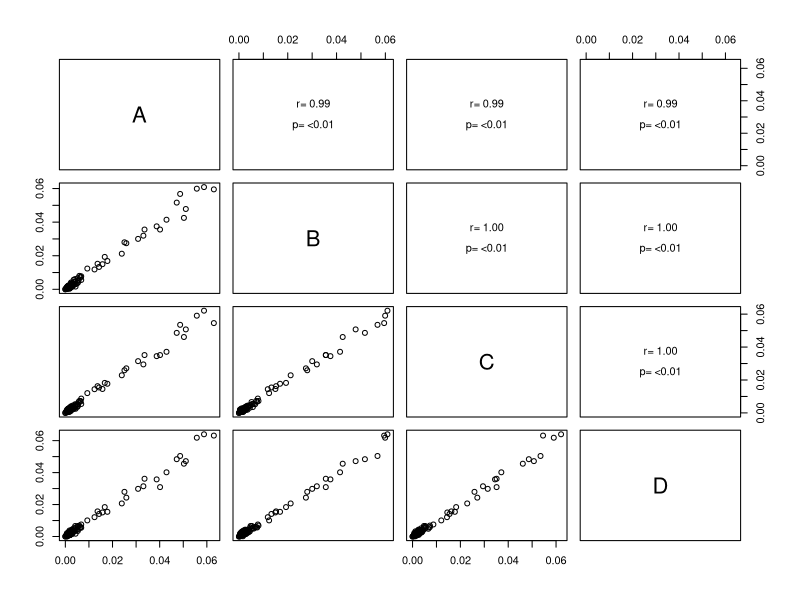
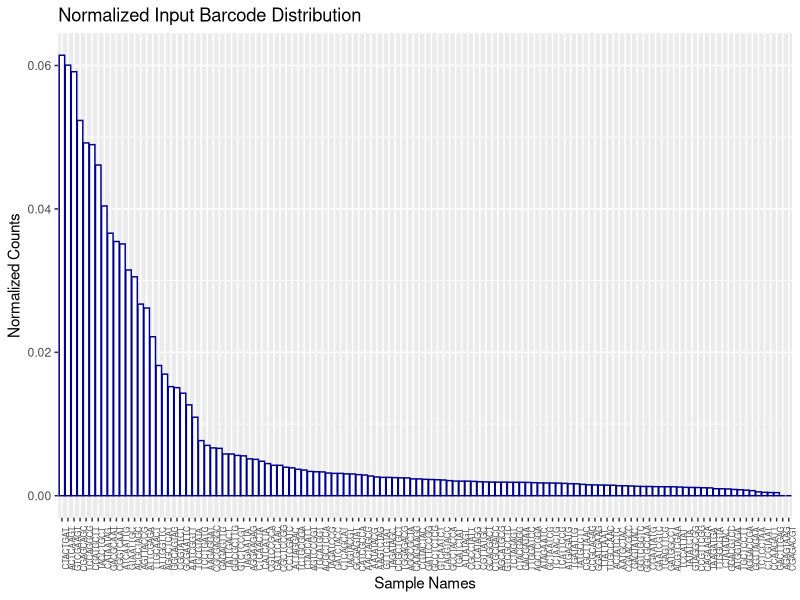
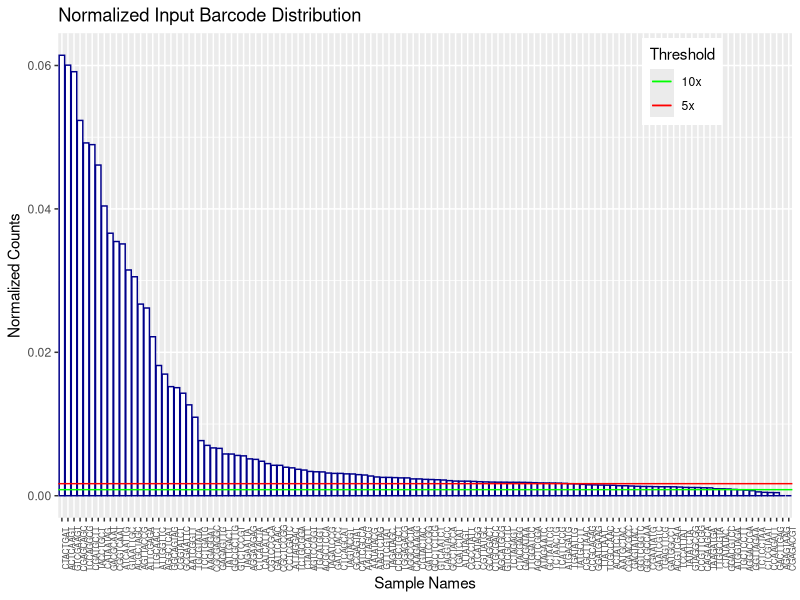

Here is the R script that generated these plots, in order: (Note: this script raises an error after producing the figures.)
## ---- chunk 1
## EDIT##
# Read in raw counts data from CSV
counts <- data.frame(read.table("raw_counts.csv", #<- set the path to the raw counts file here
                                header = TRUE,
                                sep = ",",
                                row.names = 1))

# Capture Inputs (the string "input" must appear somewhere in the sample name to be identified)
inputs <- counts[, grep(".*input*", colnames(counts), ignore.case = TRUE)]

# Rename Column Names to letters A,B,C, etc.
colnames(inputs) <- LETTERS[1:length(inputs)]

# Remove inputs from counts variable
counts[, grep(".*input*", colnames(counts), ignore.case = TRUE)] <- NULL

# Include required Libraries
library(ggplot2)
## ---- chunk 2
# Normalize all inputs
norm_inputs <- data.frame(matrix(ncol = ncol(inputs), nrow = nrow(inputs)),
                          row.names = rownames(inputs))
colnames(norm_inputs) <- colnames(inputs)

for(n in colnames(inputs))
{
  norm_inputs[n] <- inputs[n] / sum(inputs[n])
}

# Input Replicate Correlation Tests
panel.cor <- function(x, y, digits = 2, cex.cor, ...)
{
  usr <- par("usr"); on.exit(par(usr))
  par(usr = c(0, 1, 0, 1))
  # correlation coefficient
  r <- cor(x, y, method = "pearson")
  txt <- format(c(r, 0.123456789), digits = digits)[1]
  txt <- paste("r= ", txt, sep = "")
  text(0.5, 0.6, txt)
  # p-value calculation
  p <- cor.test(x, y)$p.value
  txt2 <- format(c(p, 0.123456789), digits = digits)[1]
  txt2 <- paste("p= ", txt2, sep = "")
  if(p<0.01)
  {
    txt2 <- paste("p= ", "<0.01", sep = "")
    text(0.5, 0.4, txt2)
  }
  else
  {
    text(0.5, 0.4, txt2, col = "red")
  }
}
pairs(norm_inputs, upper.panel = panel.cor)
## ---- chunk 3
## EDIT ##
# Remove any replicates not passing correlation test.
#norm_inputs$A <- NULL

# Average input replicates
norm_input_avg <- data.frame(rowSums(norm_inputs) / ncol(norm_inputs),
                             row.names = rownames(inputs))
colnames(norm_input_avg) <- "avg"

ggplot(data = norm_input_avg,aes(x = reorder(rownames(norm_input_avg), -avg), y = avg)) +
  geom_bar(stat = "identity", color = "blue4", fill = "white") + 
  theme(axis.text.x = element_text(angle = 90, size = 6)) +
  labs(title = "Normalized Input Barcode Distribution" ,x = "Sample Names", y = "Normalized Counts")
## ---- chunk 4
#Only average values that are non-zero as to not skew mean
norm_mean_input <- mean(norm_input_avg[norm_input_avg != 0,1])

# Generate bar plot showing barcode distribution
ggplot(data = norm_input_avg,aes(x = reorder(rownames(norm_input_avg), -avg), y = avg)) +
  geom_bar(stat = "identity", color = "blue4", fill = "white") + 
  theme(axis.text.x = element_text(angle = 90, size = 6), legend.position = c(0.85,0.9)) +
  labs(title = "Normalized Input Barcode Distribution" ,x = "Sample Names", y = "Normalized Counts") +
  geom_hline(aes(yintercept = norm_mean_input/5, linetype = "5x"), color = "red", show.legend = TRUE) + 
  geom_hline(aes(yintercept = norm_mean_input/10, linetype = "10x"), color = "green", show.legend = TRUE) +
  scale_linetype_manual(name = "Threshold", values = c(1,1), guide = guide_legend(override.aes = list(color = c("green", "red"))))
## ---- chunk 5
# Create list of BCs under threshold
names_under_thresh <- rownames(subset(norm_input_avg, norm_input_avg < (norm_mean_input/10)))
cat("List of Removed Barcodes\n", names_under_thresh)

# Remove these barcodes from our counts list 
counts <- counts[! rownames(counts) %in% names_under_thresh, ]
inputs <- inputs[! rownames(inputs) %in% names_under_thresh, ]
## ---- chunk 6
#Re-normalize all inputs
norm_inputs <- data.frame(matrix(ncol = ncol(inputs), nrow = nrow(inputs)),
                          row.names = rownames(inputs))
colnames(norm_inputs) <- colnames(inputs)

for(n in colnames(inputs))
{
  norm_inputs[n] <- inputs[n] / sum(inputs[n])
}

# Average input replicates
norm_input_avg <- data.frame(rowSums(norm_inputs) / ncol(norm_inputs),
                             row.names = rownames(inputs))
colnames(norm_input_avg) <- "avg"
## ---- chunk 7
#First, remove samples whose columns sum to zero.
counts_nz <- counts[colSums(counts) != 0]
#List samples removed
if(length(names(counts[colSums(counts) == 0])) != 0) {
  cat("Samples removed for zero counts\n", names(counts[colSums(counts) == 0]))
} else {
  cat("All Samples Retained")
}
## ---- chunk 8
#Normalize each sample to unity
selfnorm_counts <- sweep(counts_nz, 2, colSums(counts_nz), '/')

#Normalize counts to normalized input average
inputnorm_counts <- selfnorm_counts / as.matrix(norm_input_avg)

#Scale counts so each column totals 100
scale_factor <- 100 / colSums(inputnorm_counts)
final_norm_counts <- as.matrix(inputnorm_counts) %*% diag(scale_factor)
dimnames(final_norm_counts) <- list(rownames(inputnorm_counts), colnames(inputnorm_counts))

#Write final normalized to counts to output CSV file
write.csv(file = "norm_counts_output/norm_counts.csv", final_norm_counts) 
